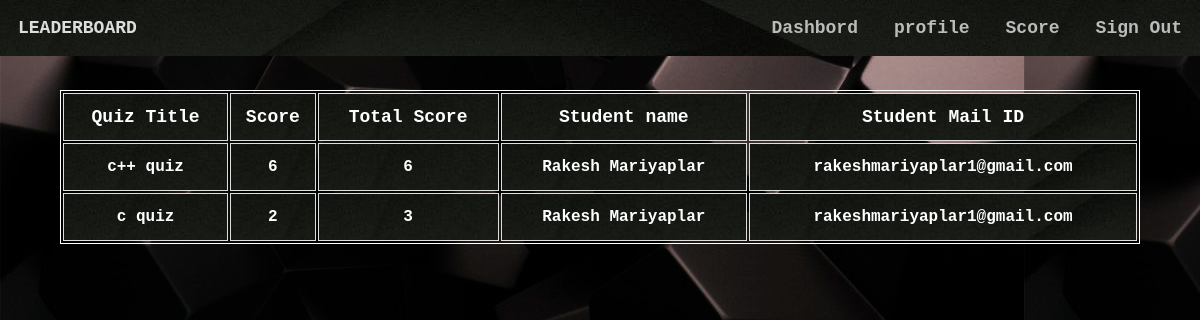
The page /leaderboard.php on the database its author committed.
### tables this page shows
CREATE TABLE IF NOT EXISTS `score` (
  `slno` int(11) NOT NULL AUTO_INCREMENT,
  `score` int(11) NOT NULL,
  `quizid` int(11) NOT NULL,
  `mail` varchar(30) DEFAULT NULL,
  `totalscore` int(11) DEFAULT NULL,
  `remark` varchar(20) DEFAULT NULL,
  PRIMARY KEY (`slno`),
  KEY `quizid` (`quizid`),
  KEY `mail` (`mail`)
);

CREATE TABLE IF NOT EXISTS `quiz` (
  `quizid` int(11) NOT NULL AUTO_INCREMENT,
  `quizname` varchar(20) NOT NULL,
  `date_created` timestamp NOT NULL DEFAULT CURRENT_TIMESTAMP,
  `mail` varchar(30) DEFAULT NULL,
  PRIMARY KEY (`quizid`),
  KEY `mail` (`mail`)
);

CREATE TABLE IF NOT EXISTS `student` (
  `usn` varchar(10) NOT NULL,
  `name` varchar(20) NOT NULL,
  `mail` varchar(30) NOT NULL,
  `phno` varchar(10) NOT NULL,
  `gender` varchar(1) NOT NULL,
  `DOB` varchar(10) NOT NULL,
  `pw` varchar(200) NOT NULL,
  `dept` varchar(3) DEFAULT NULL,
  PRIMARY KEY (`mail`),
  UNIQUE KEY `mail` (`mail`),
  UNIQUE KEY `phno` (`phno`),
  UNIQUE KEY `usn` (`usn`),
  KEY `dept` (`dept`)
);

### leaderboard.php (the view, shortened to what this page needs)
<?php
                $conn = mysqli_connect("localhost","root","","online_examination");
?>
<body style="color: #fff !important;background-image: url(images/dark.png);font-weight:bolder;margin: 0 !important;font-weight: bolder !important;font-family: 'Courier New', Courier, monospace;">
        <div  class="navbar">
            <section style="margin: 1.5vw;">LEADERBOARD</section>
            <ul style="display: inline-flex;padding: 0 !important;margin: 0;float: right;right: 0;position: fixed;width: 50vw;">
                <li onclick="dash()">Dashbord</li>
                <li onclick="prof()">profile</li>
                <li onclick="score()">Score</li>
                <li onclick="lo()">Sign Out</li>
            </ul>
        </div>
        <br><br><br><br><br>
<?php
$sql="call leaderboard;";
$res=mysqli_query($conn,$sql);
if($res)
{
    echo "<table id=\"le\"><thead><tr><td>Quiz Title</td><td>Score</td><td>Total Score</td><td>Student name</td><td>Student Mail ID</td></tr></thead>";
    while ($row = mysqli_fetch_assoc($res)) {
        echo "<tr><td>".$row["quizname"]."</td><td>".$row["score"]."</td><td>".$row["totalscore"]."</td><td>".$row["name"]."</td><td>".$row["mail"]."</td></tr>";
    }
    echo "</table><br><br><br>";
}
else{
    echo mysqli_error($conn);
}
?>

### leaderboard.php (style rules this page uses)
li { margin: 1.5vw; font-size: 1.5vw !important; color:#bbb; }
ul { list-style: none; width: auto !important; font-weight: 2vw !important; }
.navbar { background-image: url("./images/header.png") !important; background-color: #222; font-size: 1.5vw !important; display: inline-flex; width: 100%; color:#ddd; position:fixed; }
table { width: 90vw; margin-left: 5vw; margin-right: 5vw; align-content: center; border: 1px solid white; }
thead { font-weight:900; font-size: 1.5vw; }
td { width: auto; border: 1px solid #ddd; text-align: center; height: 4vw; font-weight: bold; background-image:url("./images/header.png"); }
#le { margin-bottom: 2vw; }

### rows shown on the page
score: quizid.quizname "c++ quiz", score "6", totalscore "6", mail.name "Rakesh Mariyaplar", mail "rakeshmariyaplar1@gmail.com"
score: quizid.quizname "c quiz", score "2", totalscore "3", mail.name "Rakesh Mariyaplar", mail "rakeshmariyaplar1@gmail.com"
